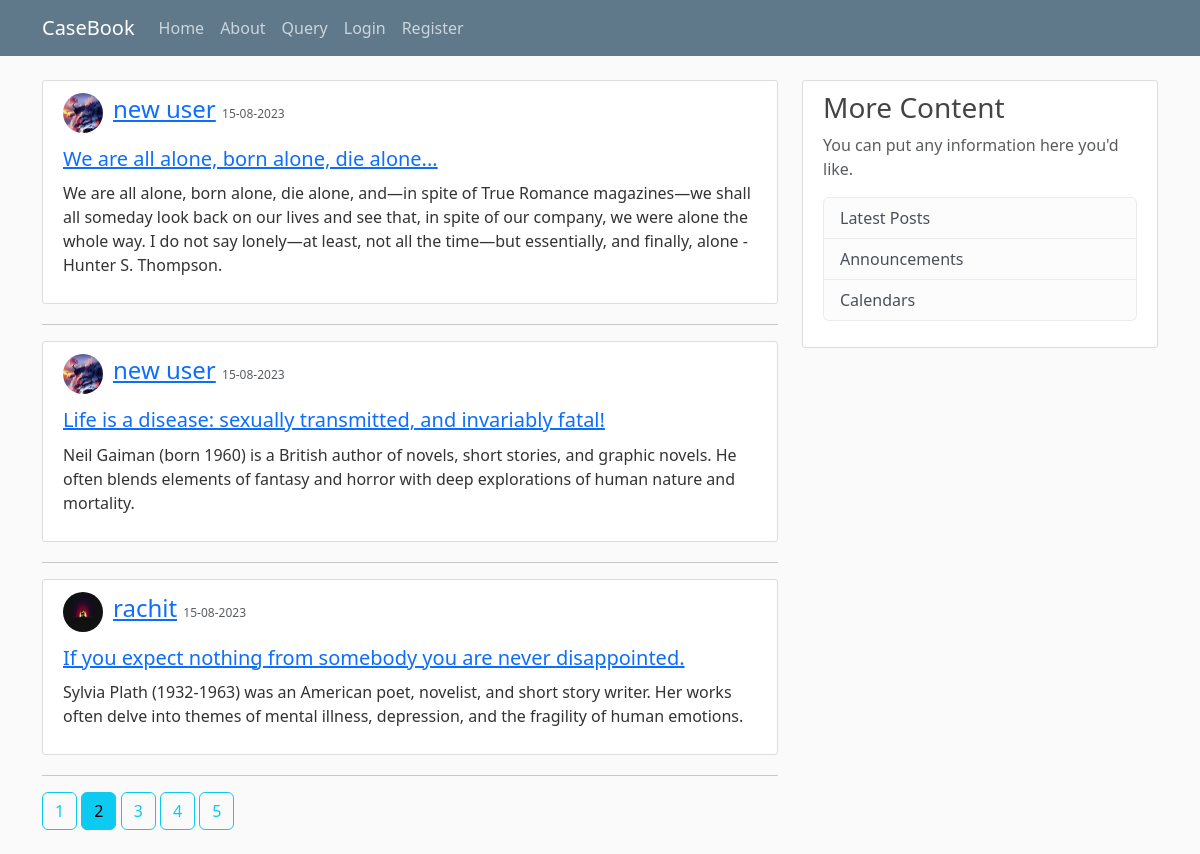
The page /home?page=2 on the database its author committed.
### blogsite/models.py (models this page shows, shortened)
class Post(db.Model):
    id = db.Column(db.Integer, primary_key=True)
    title = db.Column(db.String(50), nullable=False)
    date_posted = db.Column(db.DateTime, nullable=False, default=datetime.utcnow)
    content = db.Column(db.Text, nullable=False)
    user_id = db.Column(db.Integer, db.ForeignKey('user.id'), nullable=False)

class User(db.Model, UserMixin):
    id = db.Column(db.Integer, primary_key=True)
    username = db.Column(db.String(20), unique=True, nullable=False)
    email = db.Column(db.String(100), unique=True, nullable=False)
    img_file = db.Column(db.String(20), nullable=False, default='default.jpeg')
    password = db.Column(db.String(60), nullable=False)
    posts = db.relationship('Post', backref='author', lazy=True)

### blogsite/routes.py (the view)
@app.route('/')
@app.route('/home')
def home():
    page = request.args.get(key='page',default=1,type=int)
    posts = Post.query.order_by(Post.date_posted.desc()).paginate(per_page=3)
    return render_template('home.html',posts=posts,page_title='CaseBook')

### blogsite/templates/home.html
{% extends "layout.html" %}
{% block page_content %}
{% for post in posts.items %}
<article class="media content-section">
  <div class="d-flex align-items-center">
    <img class="img-fluid rounded-circle article-img mr-3"
      src="{{ url_for('static',filename='profile_pic/'+post.author.img_file) }}" alt="Profile Photo of author">
    <div style="margin-left: 10px;">
      <div class="article-metadata">
        <a class="mr-2" href="{{ url_for('user_posts',username=post.author.username) }}">{{ post.author.username }}</a>
        <small class="text-muted" style="font-size: 0.75rem;">{{ post.date_posted.strftime('%d-%m-%Y') }}</small>
      </div>
    </div>
  </div>
  <div class="media-body">
    <h2><a class="article-title" href="{{ url_for('post',post_id=post.id) }}">{{ post.title }}</a></h2>
    <p class="article-content">{{ post.content }}</p>
  </div>
</article>
<hr>
{% endfor %}
{% for page_num in posts.iter_pages(left_edge=2, right_edge=2, left_current=1, right_current=1) %}
  {% if page_num %}
    {% if posts.page==page_num %}
      <a class="btn btn-info mb-4" href="{{ url_for('home',page=page_num) }}">{{ page_num }}</a>
    {% else %}
      <a class="btn btn-outline-info mb-4" href="{{ url_for('home',page=page_num) }}">{{ page_num }}</a>
    {% endif %}
  {% else %}
  ...
  {% endif %}
{% endfor %}
{% endblock page_content %}

### blogsite/static/temp_style.css (style rules this page uses)
body { background: #fafafa; color: #333333; margin-top: 5rem; }
h1, h2, h3, h4, h5, h6 { color: #444444; }
.content-section { background: #ffffff; padding: 10px 20px; border: 1px solid #dddddd; border-radius: 3px; margin-bottom: 20px; }
.article-title { font-size: 1.25rem; }
.article-content { margin-top: 0.5rem; }
.article-img { height: 40px; width: 40px; }
.article-metadata { font-size: 1.5rem; margin-bottom: 0.5rem; }

### rows shown on the page
Post: img_file (picture), author.username "new user", date_posted "15-08-2023", title "We are all alone, born alone, die alone...", content "We are all alone, born alone, die alone, and—in spite of True Romance magazines—we shall all someday look back on our lives and see that, in spite of our company, we were alone the whole way. I do not say lonely—at least, not all the time—but essentially, and finally, alone - Hunter S. Thompson."
Post: img_file (picture), author.username "new user", date_posted "15-08-2023", title "Life is a disease: sexually transmitted, and invariably fatal!", content "Neil Gaiman (born 1960) is a British author of novels, short stories, and graphic novels. He often blends elements of fantasy and horror with deep explorations of human nature and mortality."
Post: img_file (picture), author.username "rachit", date_posted "15-08-2023", title "If you expect nothing from somebody you are never disappointed.", content "Sylvia Plath (1932-1963) was an American poet, novelist, and short story writer. Her works often delve into themes of mental illness, depression, and the fragility of human emotions."

### other values the page prints
{{ page_num }} "1" "3" "4" "5"
{{ page_num }} "2"
